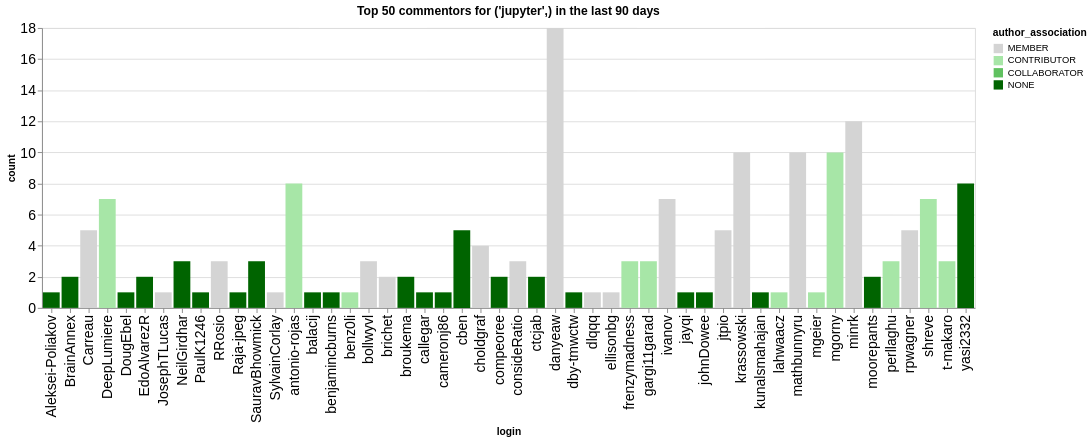

This figure's notebook cell:
### Code cell
n_plot = 50
charts = []
for ii, (iorg, idata) in enumerate(commentors.groupby(['org'])):
    title = f"Top {n_plot} commentors for {iorg} in the last {n_days} days"
    idata = idata.groupby('login', as_index=False).agg({'count': 'sum', 'author_association': 'first'})
    idata = idata.sort_values('count', ascending=False).head(n_plot)
    ch = alt.Chart(data=idata.head(n_plot), title=title).mark_bar().encode(
        x='login',
        y='count',
        color=alt.Color('author_association', scale=alt.Scale(domain=author_types, range=author_colors))
    )
    charts.append(ch)
alt.hconcat(*charts)

### Figure 1 — Vega-Lite specification as saved in the notebook (floating-point values rounded to 4 significant figures)
{"config": {"axisLeft": {"labelFontSize": 15}, "axisBottom": {"labelFontSize": 15}}, "hconcat": [{"mark": {"type": "bar"}, "encoding": {"color": {"field": "author_association", "scale": {"domain": ["MEMBER", "CONTRIBUTOR", "COLLABORATOR", "NONE"], "range": ["rgb(211.82745098039214, 211.82745098039214, 211.82745098039214)", "rgb(166.98562091503268, 229.89803921568628, 166.98562091503268)", "rgb(96.37647058823529, 192.75294117647059, 96.37647058823529)", "rgb(0.0, 100.3921568627451, 0.0)"]}, "type": "nominal"}, "x": {"field": "login", "type": "nominal"}, "y": {"field": "count", "type": "quantitative"}}, "title": "Top 50 commentors for ('jupyter',) in the last 90 days"}], "data": {"name": "data-cdb16889849523219603cbfeff7f86c8"}, "$schema": "https://vega.github.io/schema/vega-lite/v5.20.1.json", "datasets": {"data-cdb16889849523219603cbfeff7f86c8": [{"login": "danyeaw", "count": 18, "author_association": "MEMBER"}, {"login": "minrk", "count": 12, "author_association": "MEMBER"}, {"login": "mgorny", "count": 10, "author_association": "CONTRIBUTOR"}, {"login": "mathbunnyru", "count": 10, "author_association": "MEMBER"}, {"login": "krassowski", "count": 10, "author_association": "MEMBER"}, {"login": "antonio-rojas", "count": 8, "author_association": "CONTRIBUTOR"}, {"login": "yasi2332", "count": 8, "author_association": "NONE"}, {"login": "ivanov", "count": 7, "author_association": "MEMBER"}, {"login": "shreve", "count": 7, "author_association": "CONTRIBUTOR"}, {"login": "DeepLumiere", "count": 7, "author_association": "CONTRIBUTOR"}, {"login": "jtpio", "count": 5, "author_association": "MEMBER"}, {"login": "cben", "count": 5, "author_association": "NONE"}, {"login": "Carreau", "count": 5, "author_association": "MEMBER"}, {"login": "rpwagner", "count": 5, "author_association": "MEMBER"}, {"login": "choldgraf", "count": 4, "author_association": "MEMBER"}, {"login": "bollwyvl", "count": 3, "author_association": "MEMBER"}, {"login": "SauravBhowmick", "count": 3, "author_association": "NONE"}, {"login": "NeilGirdhar", "count": 3, "author_association": "NONE"}, {"login": "frenzymadness", "count": 3, "author_association": "CONTRIBUTOR"}, {"login": "t-makaro", "count": 3, "author_association": "CONTRIBUTOR"}, {"login": "gargi11garad", "count": 3, "author_association": "CONTRIBUTOR"}, {"login": "perllaghu", "count": 3, "author_association": "CONTRIBUTOR"}, {"login": "RRosio", "count": 3, "author_association": "MEMBER"}, {"login": "consideRatio", "count": 3, "author_association": "MEMBER"}, {"login": "ctcjab", "count": 2, "author_association": "NONE"}, {"login": "moorepants", "count": 2, "author_association": "NONE"}, {"login": "brichet", "count": 2, "author_association": "MEMBER"}, {"login": "EdoAlvarezR", "count": 2, "author_association": "NONE"}, {"login": "broukema", "count": 2, "author_association": "NONE"}, {"login": "compeoree", "count": 2, "author_association": "NONE"}, {"login": "BrainAnnex", "count": 2, "author_association": "NONE"}, {"login": "ellisonbg", "count": 1, "author_association": "MEMBER"}, {"login": "dlqqq", "count": 1, "author_association": "MEMBER"}, {"login": "dby-tmwctw", "count": 1, "author_association": "NONE"}, {"login": "cameronj86", "count": 1, "author_association": "NONE"}, {"login": "benjamincburns", "count": 1, "author_association": "NONE"}, {"login": "benz0li", "count": 1, "author_association": "CONTRIBUTOR"}, {"login": "callegar", "count": 1, "author_association": "NONE"}, {"login": "balacij", "count": 1, "author_association": "NONE"}, {"login": "Raja-jpeg", "count": 1, "author_association": "NONE"}, {"login": "JosephTLucas", "count": 1, "author_association": "MEMBER"}, {"login": "Aleksei-Poliakov", "count": 1, "author_association": "NONE"}, {"login": "DougEbel", "count": 1, "author_association": "NONE"}, {"login": "SylvainCorlay", "count": 1, "author_association": "MEMBER"}, {"login": "PaulK1246", "count": 1, "author_association": "NONE"}, {"login": "johnDowee", "count": 1, "author_association": "NONE"}, {"login": "jayqi", "count": 1, "author_association": "NONE"}, {"login": "mgeier", "count": 1, "author_association": "CONTRIBUTOR"}, {"login": "lahwaacz", "count": 1, "author_association": "CONTRIBUTOR"}, {"login": "kunalsmahajan", "count": 1, "author_association": "NONE"}]}}
